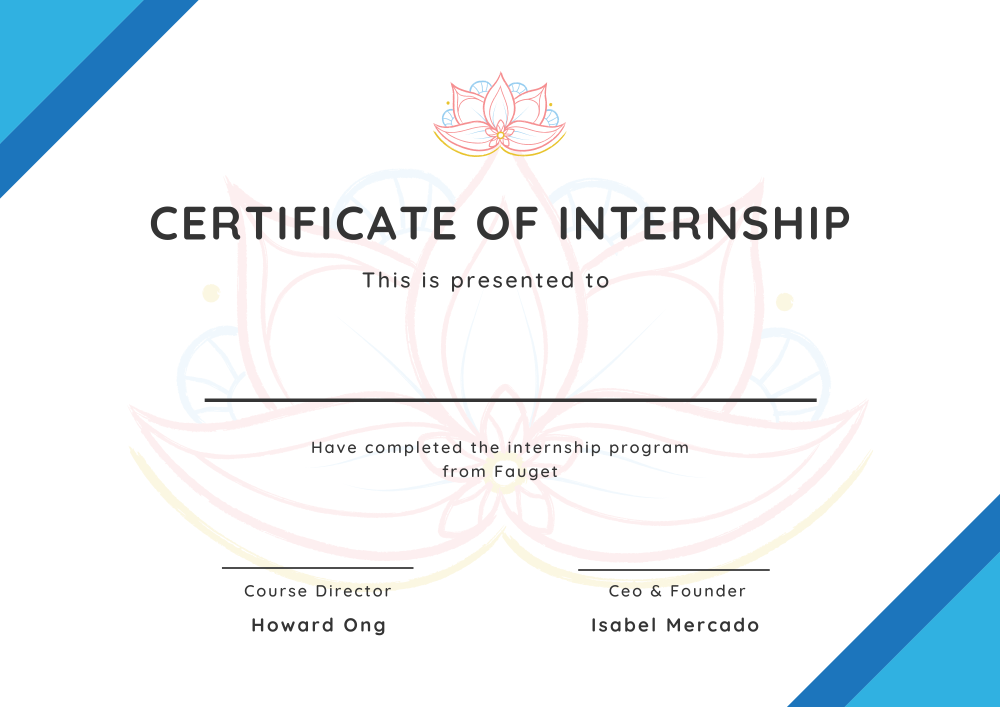
#> input picture certificate.png, 2000 x 1414 px, found by its file name (shown at 1/2 size)
$ python temp.py
#> lines starting #> are read from the running program, lines starting #| are printed output that depends on the picture; after the words box and inside, x2 and y2 are one past the last pixel; in counts of white or black regions, pixels touching at a corner belong together
import cv2

from names import list_name

# list_name = ["Akash Vinodbhai Bagia"]
for index, name in enumerate(list_name):
    template = cv2.imread("certificate.png")
#> template is the input picture: shape (1414, 2000, 3); mean B, G, R 246.2, 242.8, 237.1
    # Get middle of text
    (text_width, text_height) = cv2.getTextSize(
        name, cv2.FONT_HERSHEY_SIMPLEX, 3, 6
    )[0]


    # # draw Line in image
    # cv2.line(template, (749, 689), (1859, 689), (0, 0, 0), 2)
    # print(text_width, text_height)
    text_offset_x =  ((1859+749) - text_width) //2
    text_offset_y = 643 + (text_height) //2


    # [19 lines of commented-out code are left out]
    cv2.putText(
        template,
        name,
        (text_offset_x, text_offset_y),
        cv2.FONT_HERSHEY_SIMPLEX,
        2,
        (0, 0, 255),
        6,
        cv2.LINE_AA,
    )
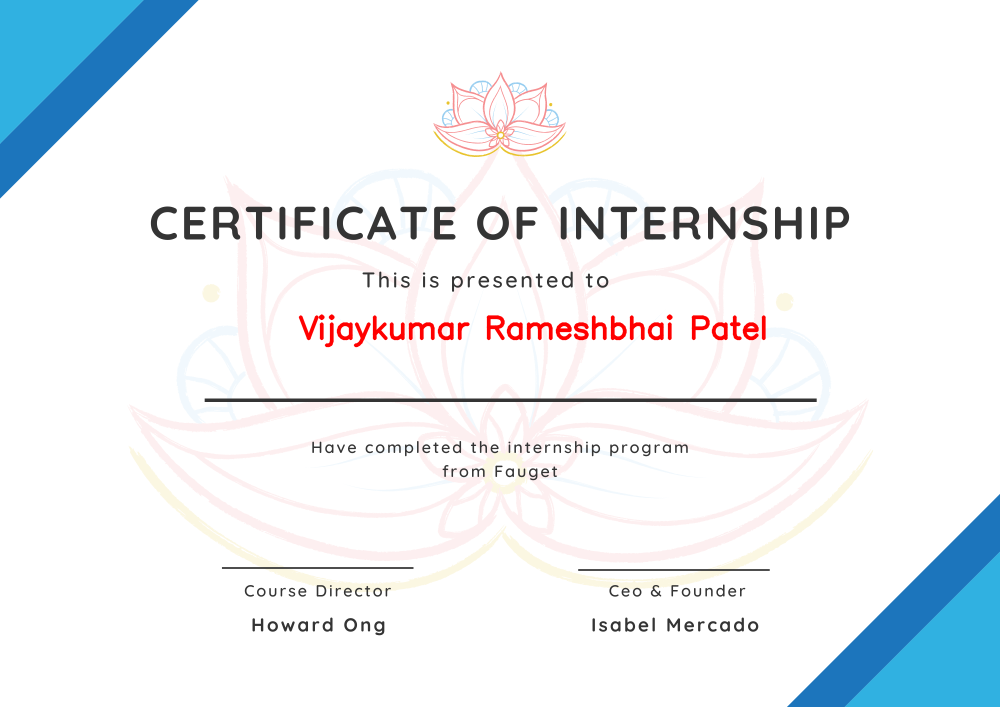
#> template: shape (1414, 2000, 3) (shown at 1/2 size); 0.69% of pixels changed, all inside (x1, y1, x2, y2) = (597, 628, 1532, 695)
    cv2.imwrite(f"generate/{name}.jpg", template)
    # cv2.imwrite(f"generate//{name}.jpg", template)
    print("Processing certi {}/{}".format(index + 1, len(list_name)))
    # if index ==3:
    #     break
    if index == len(list_name) - 1:
        print("All certificates generated successfully")
